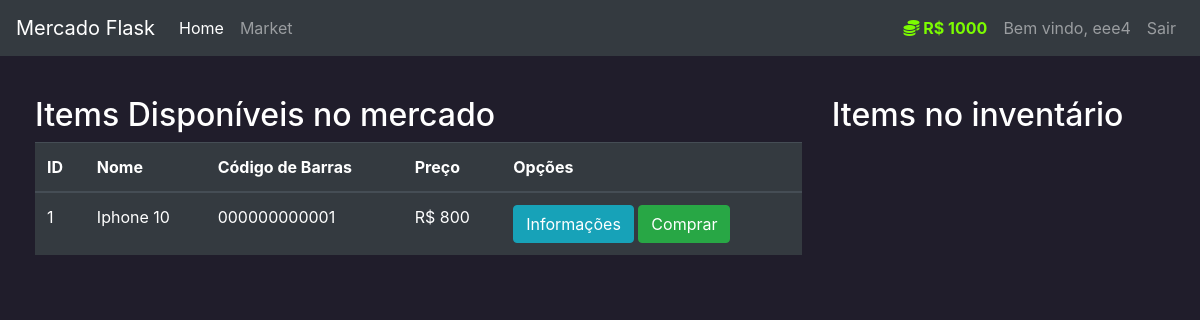
Page /market (signed in) on the committed database.
### market/models.py (models this page shows, shortened)
class User(db.Model, UserMixin):
    id = db.Column(db.Integer(), primary_key=True)
    username = db.Column(db.String(length=30), nullable=False, unique=True)
    email_address = db.Column(db.String(length=50), nullable=False, unique=True)
    password_hash = db.Column(db.String(length=60), nullable=False)
    budget = db.Column(db.Integer(), nullable=False, default=1000)
    items = db.relationship('Item', backref='owned_user', lazy=True)
    @property
    def password(self):
        return self.password

class Item(db.Model):
    id = db.Column(db.Integer(), primary_key=True)
    name = db.Column(db.String(length=30), nullable=False, unique=True)
    price = db.Column(db.Integer(), nullable=False, unique=False)
    barcode = db.Column(db.String(length=12), nullable=False, unique=True)
    description = db.Column(db.String(length=1024), nullable=False, unique=True)
    owner = db.Column(db.Integer(), db.ForeignKey('user.id'))

### market/routes.py (the view, shortened to what this page needs)
@app.route("/market", methods=['GET', 'POST'])
@login_required
def market_page():
    purchase_form = PurchaseItemForm()
    selling_form = SellItemForm()
    if request.method == "GET":
        items = Item.query.filter_by(owner=None)
        owned_items = Item.query.filter_by(owner=current_user.id)
        return render_template('market.html', items=items, purchase_form=purchase_form, owned_items=owned_items, selling_form=selling_form)

### market/models.py (called while the page is built)
@login_manager.user_loader
def load_user(user_id):
    return User.query.get(int(user_id))

### market/templates/market.html (shortened to what this page needs)
{% extends 'base.html' %}
{% block content %}
    <div class="row" style="margin-left: 20px;">
        <div class="col-8">
            <h2>Items Disponíveis no mercado</h2>
            <table class="table table-hover table-dark">
                <thead>
                    <tr>
                        <th scope="col">ID</th>
                        <th scope="col">Nome</th>
                        <th scope="col">Código de Barras</th>
                        <th scope="col">Preço</th>
                        <th scope="col">Opções</th>
                    </tr>
                </thead>
                <tbody>
                    {% for item in items %}
                    <tr>
                        <td>{{ item.id }}</td>
                        <td>{{ item.name }}</td>
                        <td>{{ item.barcode }}</td>
                        <td>R$ {{ item.price }}</td>
                        <td>
                            <button class="btn btn-outline btn-info" data-toggle="modal" data-target="#Modal-MoreInfo-{{ item.id }}">Informações</button>
                            <button class="btn btn-outline btn-success" data-toggle="modal" data-target="#Modal-PurchaseConfirm-{{ item.id }}">Comprar</button>
                        </td>
                    </tr>
                    {% endfor %}
                </tbody>
            </table>
        </div>
        <div class="col-4">
            <h2>Items no inventário</h2>
            <br>
        </div>
    </div>
{% endblock %}

### market/templates/base.html (shortened to what this page needs)
<!doctype html>
<html lang="en">
<head>
    <link rel="stylesheet" href="https://cdn.jsdelivr.net/npm/bootstrap@4.5.3/dist/css/bootstrap.min.css">
</head>
<body>
    <nav class="navbar navbar-expand-md navbar-dark bg-dark">
    <a class="navbar-brand" href="{{ url_for('home_page') }}">Mercado Flask</a>
    <div class="collapse navbar-collapse" id="navbarNav">
        <ul class="navbar-nav mr-auto">
            <li class="nav-item active">
                <a class="nav-link" href="{{ url_for('home_page') }}">Home <span class="sr-only">(current)</span></a>
            </li>
            <li class="nav-item">
                <a class="nav-link" href="{{ url_for('market_page') }}">Market</a>
            </li>
        </ul>
        {% if current_user.is_authenticated %}
        <ul class="navbar-nav">
            <li class="nav-item">
                <a class="nav-link" style="color: lawngreen; font-weight: bold;">
                    <i class="fas fa-coins"></i>
                    R$ {{ current_user.budget }}
                </a>
            </li>
            <li class="nav-item">
                <a class="nav-link">Bem vindo, {{ current_user.username }}</a>
            </li>
            <li class="nav-item">
                <a class="nav-link" href="{{ url_for('logout_page') }}">Sair</a>
            </li>
        </ul>
        {% endif %}
    </div>
    </nav>
    <div style="height: 40px;"></div>
    {% block content %}
    {% endblock %}
</body>
</html>

### market/templates/base.html (style rules this page uses)
body { background-color: #201d2b; color: white }

### rows in the picture
User: budget "1000", username "eee4"
Item: id "1", name "Iphone 10", barcode "000000000001", price "800"
